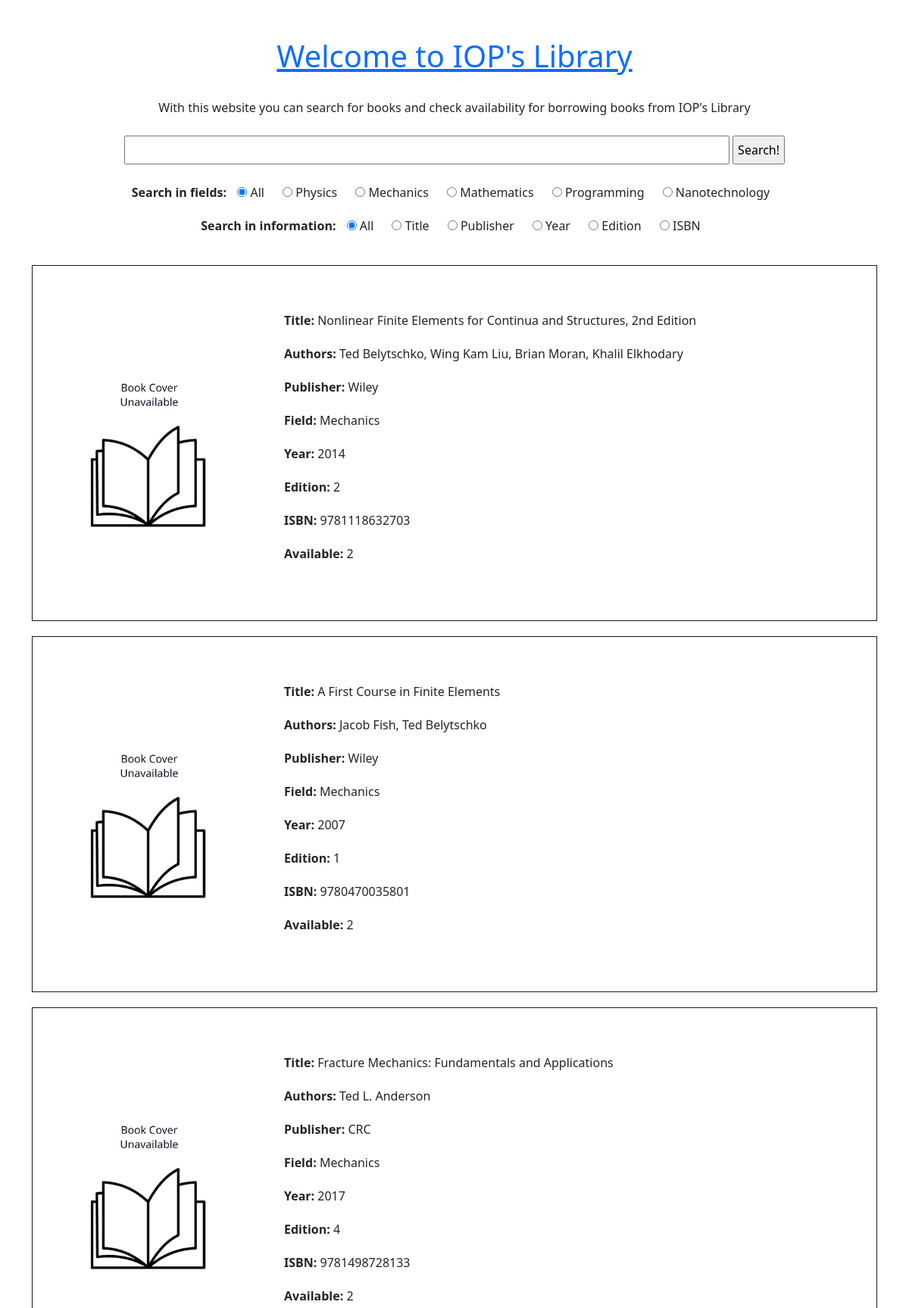
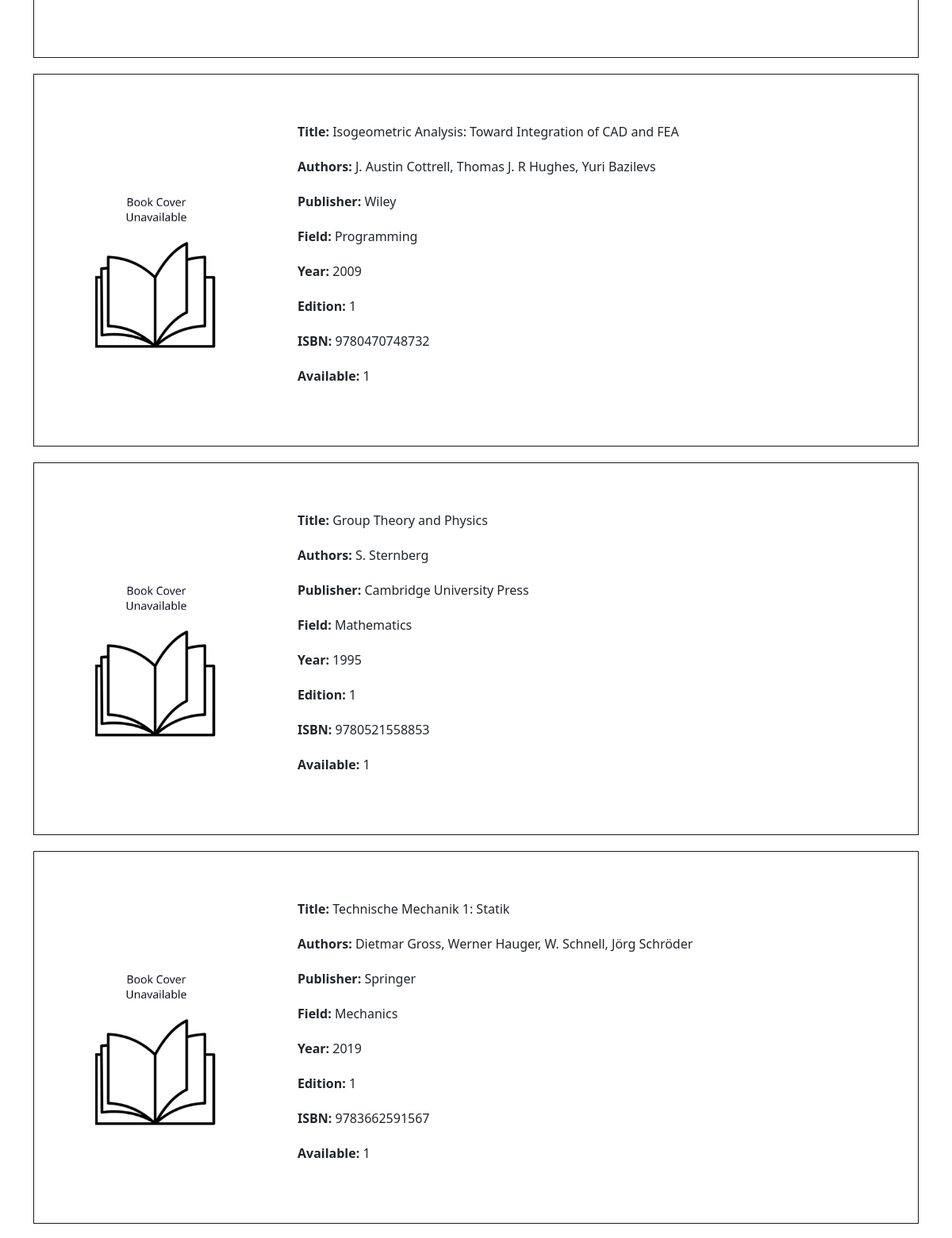
The page / (upper part) on the database its author committed (2 pictures, top to bottom).
### ioplibrary/models.py (models this page shows, shortened)
class Field(models.Model):
    field_name = models.CharField(
        "Field's name",
        max_length=20,
    )
    def __str__(self):
        return self.field_name

class Book(models.Model):
    class TypeOfMaterial(models.TextChoices):
        BOOK = "Book", _("Book")
        THESIS = "Thesis", _("Thesis")
    book_id = models.PositiveIntegerField(
        "ID",
        primary_key=True,
        unique=True,
        default=0
    )
    type = models.CharField(
        "Type",
        max_length=10,
        choices=TypeOfMaterial.choices,
        default=TypeOfMaterial.BOOK,
    )
    field = models.ForeignKey(
        "Field",
        default=get_default_field,
        null=True,
        on_delete=models.SET_NULL,
    )
    authors = models.CharField(
        "Authors",
        max_length=200,
        validators=[CommaSeparatedStringValidator],
    )
    title = models.CharField(
        "Title",
        max_length=200,
        unique=True,
    )
    publisher = models.CharField(
        "Publisher",
        max_length=200,
        null=True,
    )
    year = TruePositiveIntegerField(
        "Year of publication",
        validators=[YearValidator],
        default=datetime.date.today().year,
    )
    edition = TruePositiveIntegerField(
        "Edition",
        default=1,
    )
    isbn = models.CharField(
        "ISBN",
        max_length=20,
        validators=[ISBNValidator],
        null=True,
    )
    inventory_number = models.CharField(
        "Inventory number",
        max_length=200,
        default="",
        editable=True,
        unique=True,
    )
    units = TruePositiveIntegerField(
        "Units",
        default=1,
    )
    cover = models.FileField(
        "Cover's Path",
        upload_to=f"{COVERS_DIR}",
        blank=True,
        null=True,
        default=f'{COVERS_DIR}/unavailable.jpg'
    )
    cover_url = models.CharField(
        max_length=2000,
        default="",
        editable=False
    )
    def display_cover(self):
        return mark_safe(f'<img src="{self.cover.url}" width="120" />')
    display_cover.short_description = 'Preview'
    display_cover.allow_tags = True
    def get_availability(self):
        return self.units - Holder.objects.filter(borrowed_book=self).count()

### ioplibrary/views.py (the view)
# urls.py: path('', BookListView.as_view(), name='book_list'),
class BookListView(ListView):
    model = Book
    template_name = 'books/book_list.html'
    def get_context_data(self, *args, **kwargs):
        context = super(BookListView, self).get_context_data(*args, **kwargs)
        context['field_list'] = Field.objects.all()
        context['holders'] = reversed(Holder.objects.all())
        context['book_columns'] = ["Title", "Publisher", "Year", "Edition", "ISBN"]
        return context

### templates/ioplibrary/book_list.html (shortened to what this page needs)
{% extends '_base.html' %}
{% load static %}
{% block custom_header %}
<link rel="stylesheet" href="{% static 'ioplibrary/css/book_list.css' %}">
{% endblock custom_header %}
{% block content %}
    <div id="welcome-text">
        <h1><a href="{% url 'book_list' %}">Welcome to IOP's Library</a></h1>
        <br>
        With this website you can search for books and check availability for borrowing books from IOP's Library
    </div>
    <div id="search-form">
        <form name="iopl-filter">
            <input id="search-bar" type="text" autofocus="autofocus" name="iopl-searchbar" size="80" maxlength="100"
                   value="">
            <input id="search-btn" type="button" onclick="search_book()" value="Search!">
            <div class="search-filter">
                <b>Search in fields: </b>
                <span class="search-option">
                    <input class="search-option" type="radio" name="field" value="All" checked="checked"> All
                </span>
                {% for field in field_list %}
                <span class="search-option">
                    <input class="search-option" type="radio" name="field" value="{{ field.field_name }}"> {{ field.field_name }}
                </span>
                {% endfor %}
            </div>
            <div class="search-filter">
                <b>Search in information: </b>
                <span class="search-option">
                    <input class="search-option" type="radio" name="column" value="All" checked="checked"> All
                </span>
                {% for column in book_columns %}
                <span class="search-option">
                    <input class="search-option" type="radio" name="column" value="{{ column }}"> {{ column }}
                </span>
                {% endfor %}
            </div>
        </form>
    </div>
    <div id="book-list">
        {% for book in object_list %}
        <div class="book-container">
            <img class="book-cover" src="/media/{{ book.cover }}" alt="" />
            <div class="book-information">
                <ul class="book-information-list">
                    <li><b>Title:</b> {{ book.title }}</li>
                    <li><b>Authors:</b> {{ book.authors }}</li>
                    <li><b>Publisher:</b> {{ book.publisher }}</li>
                    <li><b>Field:</b> {{ book.field }}</li>
                    <li><b>Year:</b> {{ book.year }}</li>
                    <li><b>Edition:</b> {{ book.edition }}</li>
                    <li><b>ISBN:</b> {{ book.isbn }}</li>
                    <li><b>Available:</b> {{ book.get_availability }}</li>
                </ul>
            </div>
        </div>
        {% endfor %}
    </div>
{% endblock content %}

### templates/_base.html (shortened to what this page needs)
{% load static %}
<!DOCTYPE html>
<html lang="en">
<head>
    <link href="https://cdn.jsdelivr.net/npm/bootstrap@5.3.0-alpha3/dist/css/bootstrap.min.css" rel="stylesheet"
>
    {% block custom_header %}
    {% endblock custom_header %}
</head>
<body>
    <div class="container">
        {% block content %}
        {% endblock content %}
    </div>
</body>
</html>

### static/ioplibrary/css/book_list.css (style rules this page uses)
* { margin: 0; padding: 0; }
body { margin-top: 50px; }
#welcome-text, #search-form { text-align: center; }
#search-form { padding: 5px; margin: 10px 0; }
#search-bar, #search-btn, .search-filter { padding: 5px; margin: 10px 0; }
.search-option { padding: 0 10px; text-align: left; }
.book-cover { width: 200px; }
.book-container { display: flex; flex-direction: row; align-items: center; gap: 50px; padding: 50px; margin: 20px 0; border: 1px solid #1b1b1b; }
ul { list-style-type: none; }
li { padding: 10px 0; }

### rows shown on the page
Field: field_name "Physics"
Field: field_name "Mechanics"
Field: field_name "Mathematics"
Field: field_name "Programming"
Field: field_name "Nanotechnology"
Book: cover (picture), title "Nonlinear Finite Elements for Continua and Structures, 2nd Edition", authors "Ted Belytschko, Wing Kam Liu, Brian Moran, Khalil Elkhodary", publisher "Wiley", field "Mechanics", year "2014", edition "2", isbn "9781118632703", get_availability "2"
Book: cover (picture), title "A First Course in Finite Elements", authors "Jacob Fish, Ted Belytschko", publisher "Wiley", field "Mechanics", year "2007", edition "1", isbn "9780470035801", get_availability "2"
Book: cover (picture), title "Fracture Mechanics: Fundamentals and Applications", authors "Ted L. Anderson", publisher "CRC", field "Mechanics", year "2017", edition "4", isbn "9781498728133", get_availability "2"
Book: cover (picture), title "Isogeometric Analysis: Toward Integration of CAD and FEA", authors "J. Austin Cottrell, Thomas J. R Hughes, Yuri Bazilevs", publisher "Wiley", field "Programming", year "2009", edition "1", isbn "9780470748732", get_availability "1"
Book: cover (picture), title "Group Theory and Physics", authors "S. Sternberg", publisher "Cambridge University Press", field "Mathematics", year "1995", edition "1", isbn "9780521558853", get_availability "1"
Book: cover (picture), title "Technische Mechanik 1: Statik", authors "Dietmar Gross, Werner Hauger, W. Schnell, Jörg Schröder", publisher "Springer", field "Mechanics", year "2019", edition "1", isbn "9783662591567", get_availability "1"

### other values the page prints
{{ column }} "Title" "Publisher" "Year" "Edition" "ISBN"
